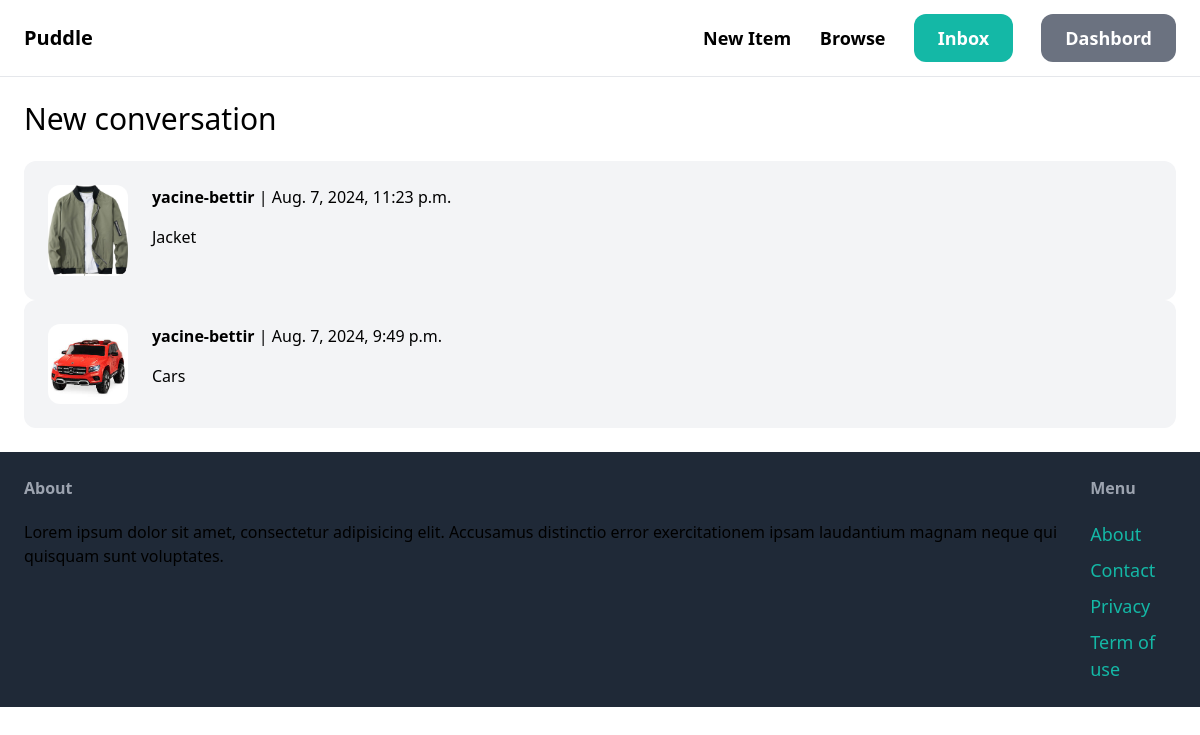
Screenshot of /inbox/ (signed in) with the database file from the repository.
### conversation/models.py (models this page shows)
class Conversation(models.Model):
    item = models.ForeignKey(Item, related_name='conversations', on_delete=models.CASCADE)
    members = models.ManyToManyField(User, related_name='conversations')
    created_at = models.DateTimeField(auto_now_add=True)
    modified_at = models.DateTimeField(auto_now=True)
    class Meta:
        ordering = ('-modified_at',)

### item/models.py (models this page shows, shortened)
class item(models.Model):
    class Meta:
        ordering=('name',)
    category=models.ForeignKey(Category,related_name='items',on_delete=models.CASCADE)
    name=models.CharField(max_length=255)
    description=models.TextField(blank=True,null=True)
    price=models.FloatField()
    image=models.ImageField(upload_to='items_images',blank=True,null=True)
    is_sold=models.BooleanField(default=False)
    created_by=models.ForeignKey(User,related_name='items',on_delete=models.CASCADE)
    created_at=models.DateTimeField(auto_now_add=True)

### conversation/views.py (the view)
# urls.py: path('inbox/',include('conversation.urls')),
@login_required()
def inbox(request):
    conversations = Conversation.objects.filter(members__in=[request.user.id])
    return render(request,'conversation/inbox.html',{"conversations":conversations})

### conversation/templates/conversation/inbox.html (shortened to what this page needs)
{% extends 'core/base.html' %}
{% block content %}
<h1 class="mb-6 text-3xl ">New conversation </h1>
    <div class="space-y-6">
        {% for convo in conversations %}
        <a href="{% url 'conversation:detail' convo.id %}">
            <div class="p-6 flex bg-gray-100 rounded-xl">
               <div class="pr-6">
                <img src="{{ convo.item.image.url }}" class="w-20 rounded-xl">
                </div>
                <div>
                    {% for member in convo.members.all %}
                        {% if member != request.user %}
                            <p class="mb-4"><strong>{{ member.username }}</strong> | {{ convo.modified_at }}</p>
                            <p>{{ convo.item.name }}</p>
                        {% endif %}
                    {% endfor %}
                </div>
            </div>
        </a>
        {% endfor %}
    </div>
{% endblock %}

### rows the page displays
Conversation: item.image (picture), modified_at "Aug. 7, 2024, 11:23 p.m.", item.name "Jacket"
Conversation: item.image (picture), modified_at "Aug. 7, 2024, 9:49 p.m.", item.name "Cars"

### other values shown
{{ member.username }} "yacine-bettir"
